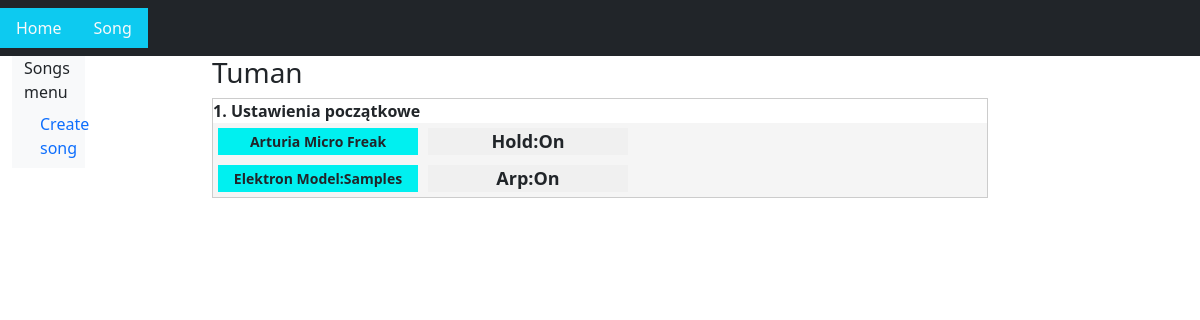
Before: /songs/1/ with the older database file.
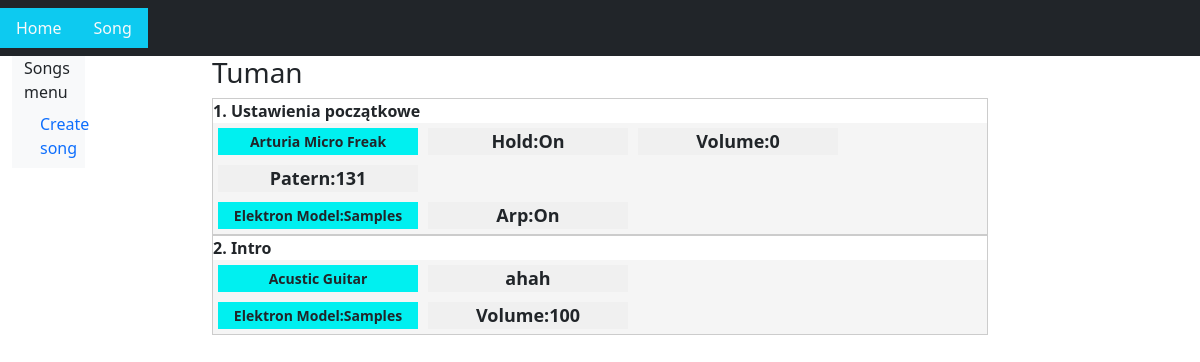
After: the same page with the newer database file.
### songs/models.py (models this page shows, shortened)
class Song(models.Model):
    title = models.CharField(max_length=100)

class SongPart(models.Model):
    song = models.ForeignKey(Song, on_delete=models.CASCADE)
    part_order =  models.IntegerField()
    part_name = models.CharField(max_length=50)

class SongPartAction(models.Model):
    action_order = models.IntegerField()
    song_part = models.ForeignKey(SongPart, on_delete=models.CASCADE)
    action_object = models.CharField(max_length=8, choices=get_song_part_action_object())
    action_description = models.CharField(max_length=256)

### songs/views.py (the view)
# urls.py: path("<int:pk>/", views.DetailView.as_view(), name="index"),
class DetailView(generic.DetailView):
    model = Song
    template_name = "songs/detail.html"
    context_object_name = 'song'
    def get_context_data(self, **kwargs):
        context = super().get_context_data(**kwargs)
        song = context['song']
        song_parts = SongPart.objects.filter(song_id=song).order_by('part_order')
        action_object_choices = dict(SongPartAction._meta.get_field('action_object').choices)
        parts = []
        for song_part in song_parts:
            object_actions = []
            action_objects_query = SongPartAction.objects.filter(song_part=song_part).values('action_object').annotate(min_action_order=Min('action_order')).order_by('min_action_order')
            for action_object in action_objects_query:
                action_object_code = action_object['action_object']
                actions_for_object = SongPartAction.objects.filter(song_part=song_part, action_object = action_object_code).order_by('action_order')
                actions_descriptions = [action.action_description for action in actions_for_object]
                action_object_name = action_object_choices[action_object_code]
                object_actions.append( { 'object_name': action_object_name,
                                         'actions_descriptions': actions_descriptions })
            parts.append( { 'part_id' : song_part.id,
                            'part_name' : song_part.part_name,
                            'objects_actions': object_actions} )
        context['song_parts'] = parts
        return context

### songs/templates/songs/detail.html
{% extends 'master.html' %}
{% block left-menu %}
    {% include 'songs/menu.html' %}
{% endblock %}
{% block content %}
    <h3>{{song.title}}</h3>
    {% include 'songs/song_parts.html' %}
{% endblock %}

### templates/master.html (shortened to what this page needs)
<!DOCTYPE html>
<html>
<head>
  {% load bootstrap5 %}
  {% bootstrap_css %}
</head>
<body>
<nav class="navbar navbar-expand navbar-dark bg-dark">
  <ul class="nav bg-info">
    <li class="nav-item">
      <a class="nav-link link-light" href="/">Home</a>
    </li>
    <li class="nav-item">
      <a class="nav-link link-light" href="/songs/">Song</a>
    </li>
  </ul>
</nav>
<div class="container-fluid">
  <div class="row">
      <div class="col-lg-2">
        {% block left-menu%}
        {% endblock%}
      </div>
      <div class="col-lg-8">
        {% block content %}
        {% endblock %}
      </div>
  </div>
</div>
</body>
</html>

### songs/templates/songs/menu.html
{% block content %}
<div class="container-fluid">
  <div class="row">
      <nav class="col-md-5 d-none d-md-block bg-light sidebar">
          <div class="sidebar-sticky">
              <ul class="nav flex-column">
                Songs menu
              </ul>
                <ul class="nav flex-column">
                  <li class="nav-item">
                      <a class="nav-link active" href="/songs/create">Create song</a>
                  </li>
              </ul>
          </div>
      </nav>
  </div>
</div>
{% endblock %}

### songs/templates/songs/song_parts.html
{% for part in song_parts %}
<div class = "">
{% include 'songs/song_part.html'  %}
</div>
{% endfor %}

### songs/templates/songs/song_part.html
<div class = "part-container">
    <b>
    {{part.part_id}}. {{part.part_name}}
</b>
    {% for object_actions in part.objects_actions %}
    <div  class ="object-container">
        <div class="object-item">
        {{object_actions.object_name}}
        </div>
        {% for action_description in object_actions.actions_descriptions %}
        <div class="object-action-item">
            {{action_description}}
        </div>
        {% endfor %}
    </div>
    {% endfor %}
</div>

### templates/master.html (style rules this page uses)
.part-container { display: flex; flex-wrap: wrap; width: 100%; border: 1px solid #ccc; }
.object-container { display: flex; flex-wrap: wrap; width: 100%; background-color: #f5f5f5; }
.object-item { width: 200px; height: 30; background-color: #00f0f0; margin: 5px; display: flex; justify-content: center; align-items: center; font-size: 14px; font-weight: bold; }
.object-action-item { width: 200px; height: 20; background-color: #f0f0f0; margin: 5px; display: flex; justify-content: center; align-items: center; font-size: 18px; font-weight: bold; }

Changed rows visible on the page:
added SongPartAction: actions_descriptions "Volume:0"
added SongPartAction: actions_descriptions "Patern:131"
added SongPart: part_name "Intro"
added SongPartAction: actions_descriptions "ahah"
added SongPartAction: actions_descriptions "Volume:100"
Other visible differences:
new list line: "2 . Acustic Guitar Elektron Model:Samples"
